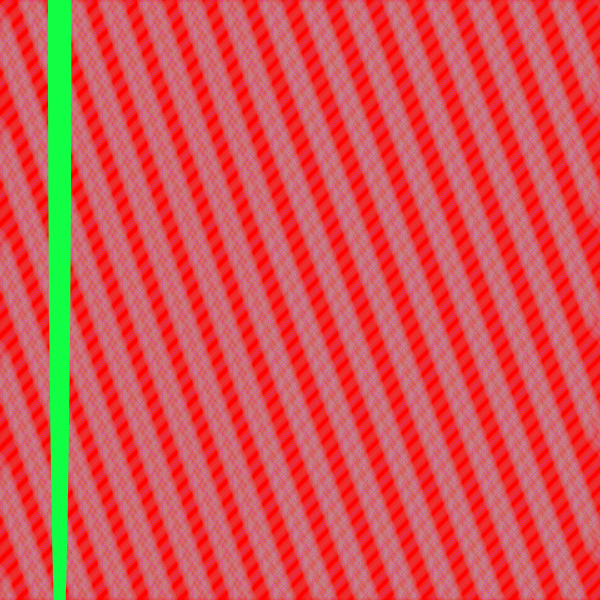
Frame 1 (no input)
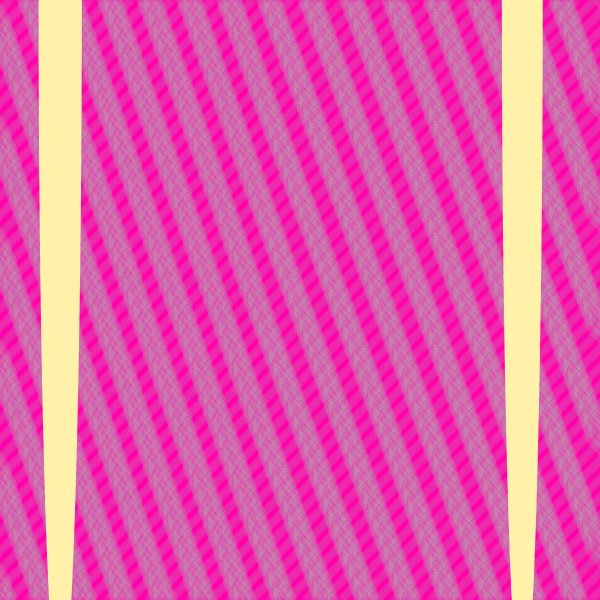
Frame 60 (the mouse pressed at the canvas centre just before this capture)
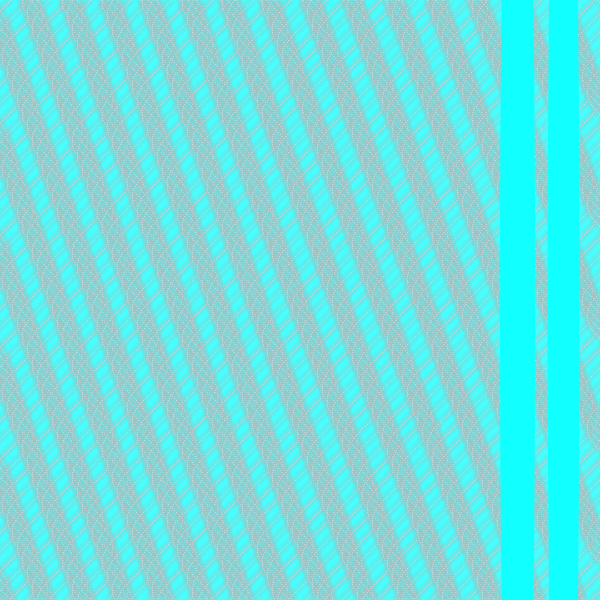
Frame 120 (the mouse held since frame 60 and released just before this capture)

The Processing sketch that drew these frames (run headless with seeded random() and noise(); from frame 60 on, the mouse is pressed at the canvas centre):

// Processing sketch: processing_86704
// ── processing_86704.pde

/*Adinamis Z. Corchado
  GAM 240 Assignment 3
  spiral design code taken from "Processing" by Reas and Fry pg. 123
*/

//for color BG
float timer = 0.0;
float direction = 20; 

float y = 0.0;
float z = 20.0;
float a = 40.0;
float b = 60.0;
float c = 80.0;
 
void setup()
{
  //background(0);
  size(600, 600);
  colorMode(HSB, 360, 100, 100);
 
 

}
 
void draw() {
   if (timer>360) {
    direction = -direction;
    timer = 360;
  }
 
  if (timer<0) {
    direction = -direction;
    timer = 0;
  }  
  pushStyle();
  //first bar
y = y + 0.5;
strokeWeight(5);
line(0, y, 600, y);
line(10, y, 600, y);
if (y > 600){
y = 0;}

//second bar
z = z + 0.5;
line (0, z, 600, z);
if (z > 600) {
z = 0;}

// third bar
a = a + 0.5;
line (0, a, 600, a);
if (a > 600) {
a = 0;}

// fourth bar
b = b + 0.5;
line (0, b, 600, b);
if (b > 600) {
b = 0;}

//fifth bar
c = c + 0.5;
line (0, c, 600, c);
if (c > 600) {
c = 0;}  
noStroke();   
popStyle();
  background(timer, 100, 100);
 

 
  timer +=direction;
  
 smooth();
fill(255, 20);
float scaleVal = 18.0;
float angleInc = PI/28.0;
float angle = 0.0;
for (int offset = -10; offset < width+10; offset += 5) {
  for (int y = 0; y <= height; y += 2) {
    float x = offset + (sin(angle) * scaleVal);
    noStroke();
    ellipse(x, y, 10, 10);
    stroke(317, 90, 93);
    point(x, y);
    angle += angleInc;
  }
  angle += PI;

}
   
 
 
 //creates flashing spheres
 
   fill(random(206), random(360), random(200));
   noStroke();
   ellipse(random(mouseX - 600, mouseX + 600), mouseY, random(70), 1400);
   ellipse(random(mouseX - 600, mouseX + 600), mouseY, random(70), 1400);
   ellipse(random(mouseX - 600, mouseX + 600), mouseY, random(70), 1400);
   ellipse(random(mouseX - 600, mouseX + 600), mouseY, random(70), 1400);
}
 
void mousePressed() {
colorMode(RGB);
  noStroke();
  fill(random(360), random(100), random(100));
  rect(random(600), random(600), random(200), random(200));
  rect(random(600), random(600), random(200), random(200));
  ellipse(random(600), random(600), 400, 50);
  ellipse(random(600), random(600), 50, 50);
  ellipse(random(600), random(600), 50, 50);
  ellipse(random(600), random(600), 50, 50);
  //triangle(random(600), random(600), random(600), random(600), random(600), random(600));
   
  quad(random(400), random(400), random(400), random(400), random(400), random(400),random(400), random(400));
  quad(random(200), random(200), random(200), random(200), random(200), random(200),random(200), random(200));
  quad(random(300), random(300), random(300), random(300), random(300), random(300),random(300), random(300));
 
}
